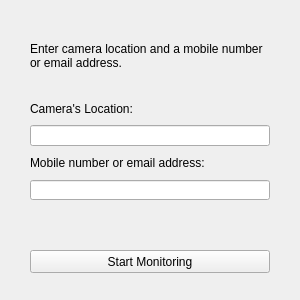
<?xml version="1.0" encoding="UTF-8"?>
<ui version="4.0">
 <class>MainWindow</class>
 <widget class="QMainWindow" name="MainWindow">
  <property name="geometry">
   <rect>
    <x>0</x>
    <y>0</y>
    <width>300</width>
    <height>300</height>
   </rect>
  </property>
  <property name="minimumSize">
   <size>
    <width>300</width>
    <height>300</height>
   </size>
  </property>
  <property name="maximumSize">
   <size>
    <width>300</width>
    <height>300</height>
   </size>
  </property>
  <property name="windowTitle">
   <string>Weapon Detction</string>
  </property>
  <widget class="QWidget" name="centralwidget">
   <widget class="QLabel" name="label">
    <property name="geometry">
     <rect>
      <x>30</x>
      <y>20</y>
      <width>241</width>
      <height>71</height>
     </rect>
    </property>
    <property name="text">
     <string>Enter camera location and a mobile number or email address.</string>
    </property>
    <property name="wordWrap">
     <bool>true</bool>
    </property>
   </widget>
   <widget class="QLabel" name="label_2">
    <property name="geometry">
     <rect>
      <x>30</x>
      <y>101</y>
      <width>121</width>
      <height>16</height>
     </rect>
    </property>
    <property name="text">
     <string>Camera's Location:</string>
    </property>
   </widget>
   <widget class="QLabel" name="label_3">
    <property name="geometry">
     <rect>
      <x>30</x>
      <y>156</y>
      <width>211</width>
      <height>13</height>
     </rect>
    </property>
    <property name="text">
     <string>Mobile number or email address:</string>
    </property>
   </widget>
   <widget class="QPushButton" name="pushButton">
    <property name="geometry">
     <rect>
      <x>30</x>
      <y>250</y>
      <width>240</width>
      <height>23</height>
     </rect>
    </property>
    <property name="text">
     <string>Start Monitoring</string>
    </property>
   </widget>
   <widget class="QLineEdit" name="location_input">
    <property name="geometry">
     <rect>
      <x>30</x>
      <y>125</y>
      <width>240</width>
      <height>21</height>
     </rect>
    </property>
   </widget>
   <widget class="QLineEdit" name="sendTo_input">
    <property name="geometry">
     <rect>
      <x>30</x>
      <y>180</y>
      <width>240</width>
      <height>20</height>
     </rect>
    </property>
    <property name="maximumSize">
     <size>
      <width>300</width>
      <height>300</height>
     </size>
    </property>
   </widget>
  </widget>
 </widget>
 <resources/>
 <connections/>
</ui>
